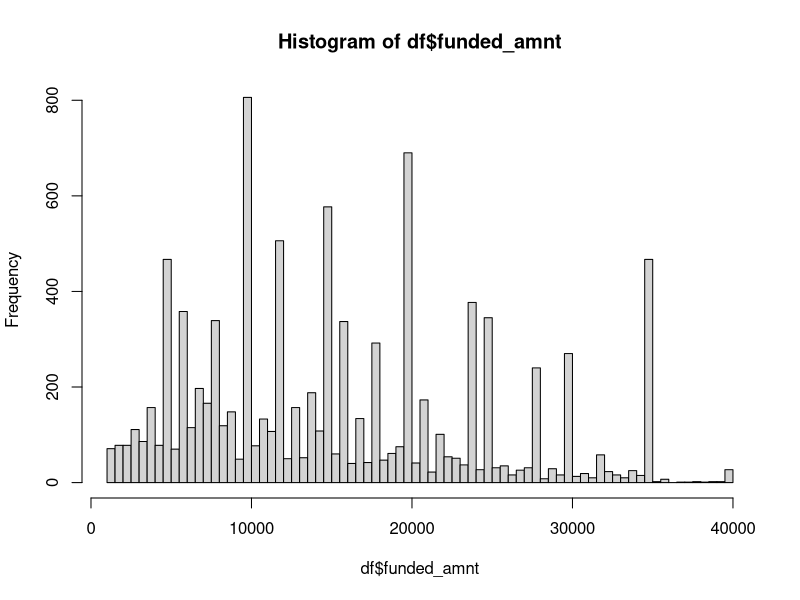
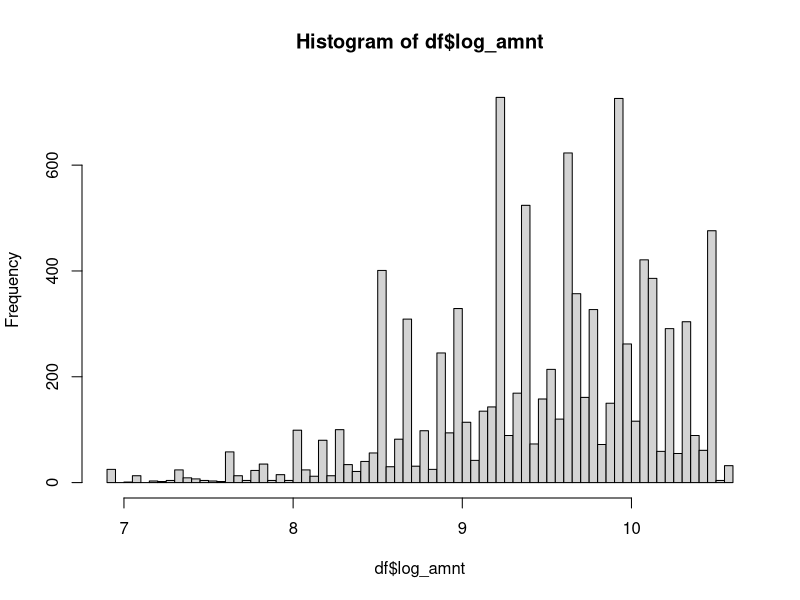
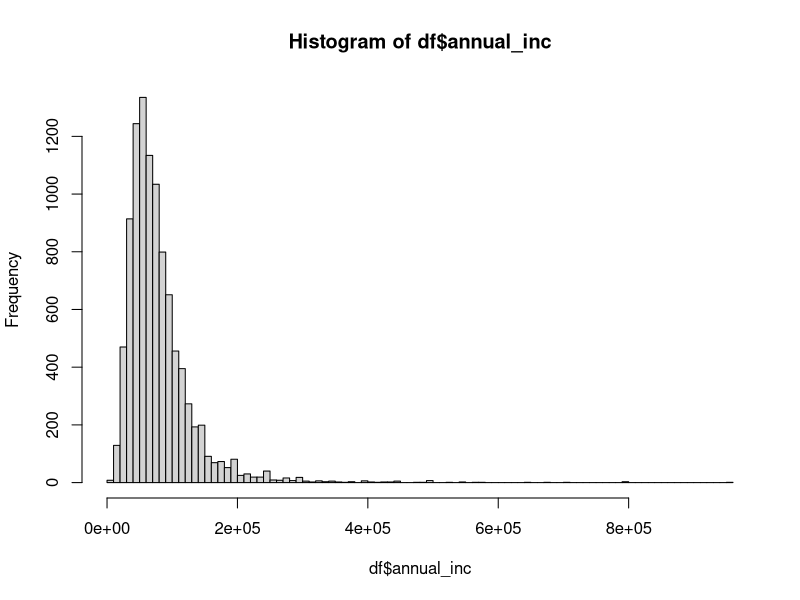
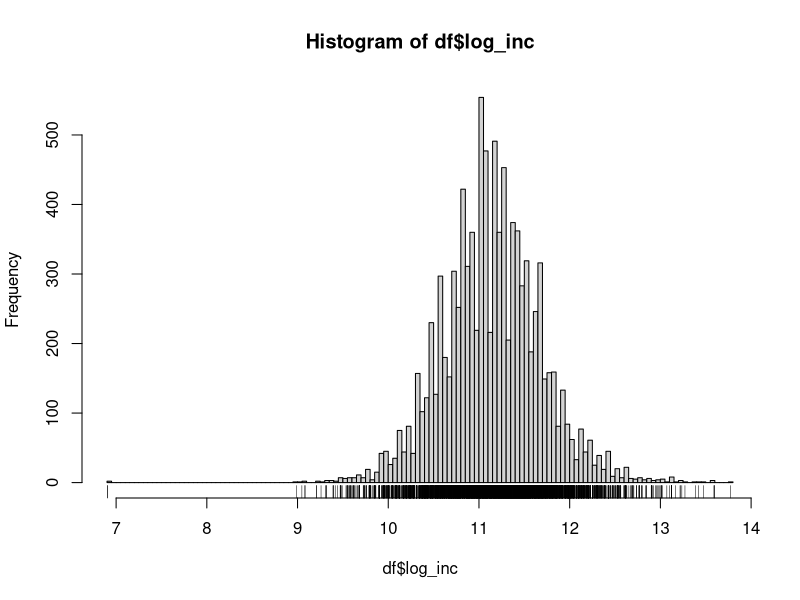
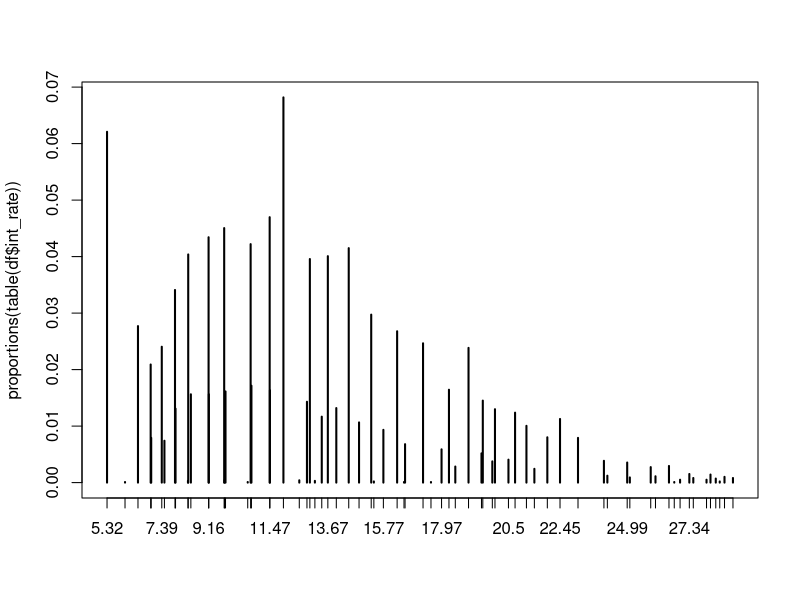
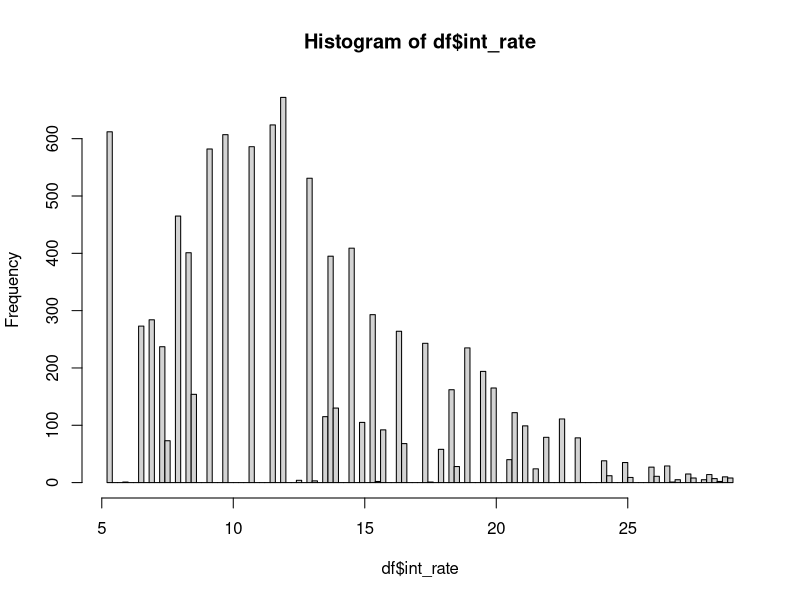
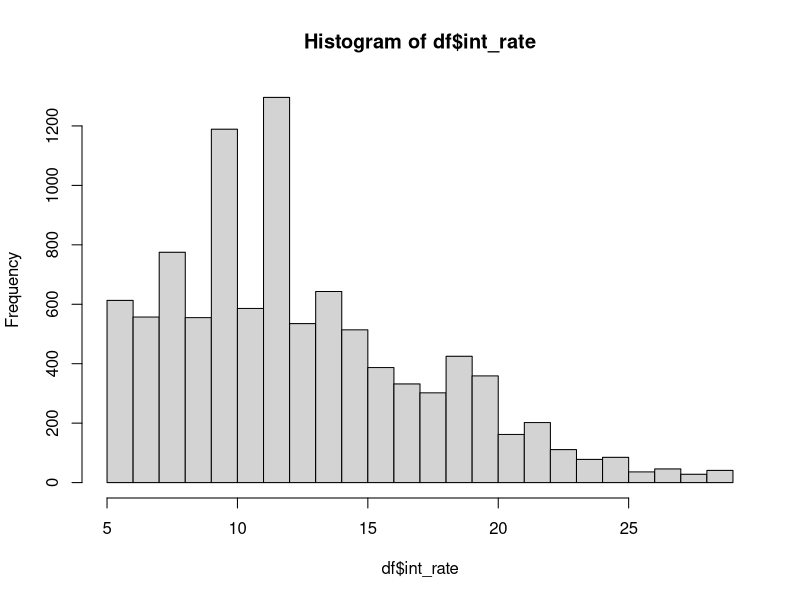
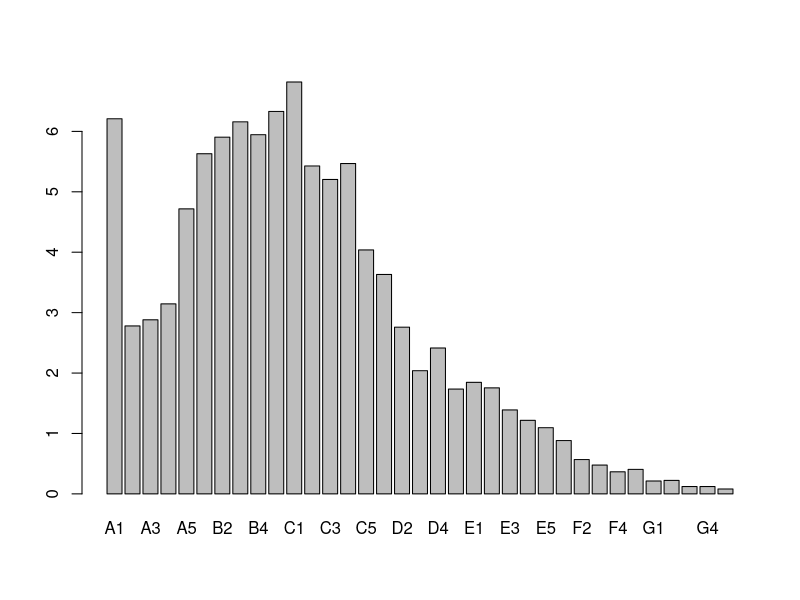

Generate these figures, in order, with R:
setwd(dirname(rstudioapi::getActiveDocumentContext()$path))
install.packages("modeldata")
df <- modeldata::lending_club
proportions(table(df$Class))*100
df$bad <- (df$Class=="bad")+0
mean(df$bad)
df$bad <- ifelse(df$Class=="bad", 1, 0)
mean(df$bad)

hist(df$funded_amnt, breaks = 100)
df$log_amnt <- log(df$funded_amnt)
hist(df$log_amnt, breaks = 100)

hist(df$annual_inc, breaks = 100)
summary(df$annual_inc)

df$log_inc <- log(pmax(df$annual_inc, 1000))
hist(df$log_inc, breaks = 100)
rug(df$log_inc)

table(df$term)

table(df$int_rate)
#mistake for int_rate
plot(proportions(table(df$int_rate)))
#second variant
hist(df$int_rate, breaks = 100)
#third variant
summary(df$int_rate)
#min 5 max 29 thats why we use this values in seq
hist(df$int_rate, breaks=seq(5,29,1))

table(df$sub_grade)
barplot(proportions(table(df$sub_grade))*100)

table(df$emp_length)
barplot(proportions(table(df$emp_length))*100)

df$term_num <- ifelse(df$term=="term_36", 36, 60)
# Transfer sub grade to grade in numeric format
df$grade <- as.numeric(df$sub_grade)
table(df$grade)

barplot(proportions(table(df$grade)))
#Decode empl len
df$empl <- c(0, 1, 10, 2:9, 11)[df$emp_length]

table(df$empl)
barplot(proportions(table(df$empl))*100)

#look at correlation table

round(cor(df[c("bad", "log_amnt", "term_num", "int_rate",  "grade", "log_inc", "empl")]), 3)
# doxod bad and empl bad

proportions(table(df$term, df$Class), margin = 1) * 100
plot(proportions(table(df$term, df$Class), margin = 1) * 100)

plot(proportions(table(df$sub_grade, df$Class), margin = 1) * 100)

plot(proportions(table(round(df$int_rate), df$Class), margin = 1) * 100)

plot(proportions(table(df$emp_length, df$Class), margin = 1) * 100)

#build model

lgt <- glm(bad ~ log_amnt + term_num + int_rate + grade + log_inc + empl,
           data = df, family = "binomial")
summary(lgt)
#log amnt - neznach
# term - znach
# grade - neznazh
# rate - znach
# doxod - znach
# eto ne tochno
# predict - lineyanaya combinatia obyasnyauoshix peremennix x_i*b
plot(df$bad ~ predict(lgt), pch="|")
grid()
#fitted raschetnie veroyatnosti s krishechkoy F(X, b) = p with ^
points(fitted(lgt) ~ predict(lgt))
abline(h = 0.5)
# perviy classs chobi bilo po strochkam
table(df$Class,fitted(lgt)>0.5)
# we can change rate
table(df$Class,fitted(lgt)>0.3)
prop <- proportions(table(df$Class, fitted(lgt) >0.1), margin = 1)
prop[,2]
points(prop[,2])

install.packages("pROC")
pROC::plot.roc(df$bad, fitted(lgt))
pROC::roc(df$bad, fitted(lgt))

n <- nrow(df)
set.seed(123)
train <- sample(1:n, 0.8*n)
test <- (1:n)[-train]

lgt1 <- glm(bad ~ 1, data=df, subset = train, family = "binomial")

summary(lgt1)
lgt2 <- glm(bad ~ log_inc, data=df, subset = train, family = "binomial")

summary(lgt2)
lgt3 <- glm(bad ~ log_amnt+term_num+log_inc+int_rate, data=df, subset = train, family = "binomial")

summary(lgt3)
lgt4 <- glm(bad ~ log_amnt+term_num+log_inc+int_rate+grade, data=df, subset = train, family = "binomial")

summary(lgt4)
#test - po strochkam
#pp - predicted predict
pp1 <- predict(lgt1, newdata = df[test,], type ="response")
pp2 <- predict(lgt2, newdata = df[test,], type ="response")
pp3 <- predict(lgt3, newdata = df[test,], type ="response")
pp4 <- predict(lgt4, newdata = df[test,], type ="response")

table(pp1)
table(pp4)

hist(pp4, breaks = 100)

table(df$Class[test], pp4>0.3)

pROC::plot.roc(df$bad[test], pp4)
pROC::roc(df$bad[test], pp4)

pROC::plot.roc(df$bad[test], pp1)
#ploshad pod krivoy
pROC::roc(df$bad[test], pp1)

pROC::plot.roc(df$bad[test], pp4, col = "green")
roc4<-pROC::roc(df$bad[test], pp4)
pROC::plot.roc(df$bad[test], pp3, add =1, col= "blue")
roc3<-pROC::roc(df$bad[test], pp3)
pROC::plot.roc(df$bad[test], pp2, add =1, col="red")
roc2<-pROC::roc(df$bad[test], pp2)
pROC::plot.roc(df$bad[test], pp1, add =1, col="purple")
roc1<-pROC::roc(df$bad[test], pp1)

c(auc1=roc1$auc,auc2=roc2$auc,auc3=roc3$auc,auc4=roc4$auc)

pp <- cbind(pp1, pp2, pp3, pp4)

#srednee po stolbcam
Brier <- colMeans((df$bad[test] - pp)^2)

sqrt(Brier) * 100
# First variant
LogS1 <- df$bad[test] * log(pp1) + (1 - df$bad[test]) * log(1 - pp1)
LogS2 <- df$bad[test] * log(pp2) + (1 - df$bad[test]) * log(1 - pp2)
LogS3 <- df$bad[test] * log(pp3) + (1 - df$bad[test]) * log(1 - pp3)
LogS4 <- df$bad[test] * log(pp4) + (1 - df$bad[test]) * log(1 - pp4)
colMeans(cbind(LogS1, LogS2, LogS3, LogS4))
#Second
LogS <- colMeans(df$bad[test] * log(pp) + (1 - df$bad[test]) * log(1 - pp))
LogS


BB <- (df$bad[test] - pp)^2
reg.DM <- lm(BB[,4] - BB[,2] ~ 1)
summary(reg.DM)
